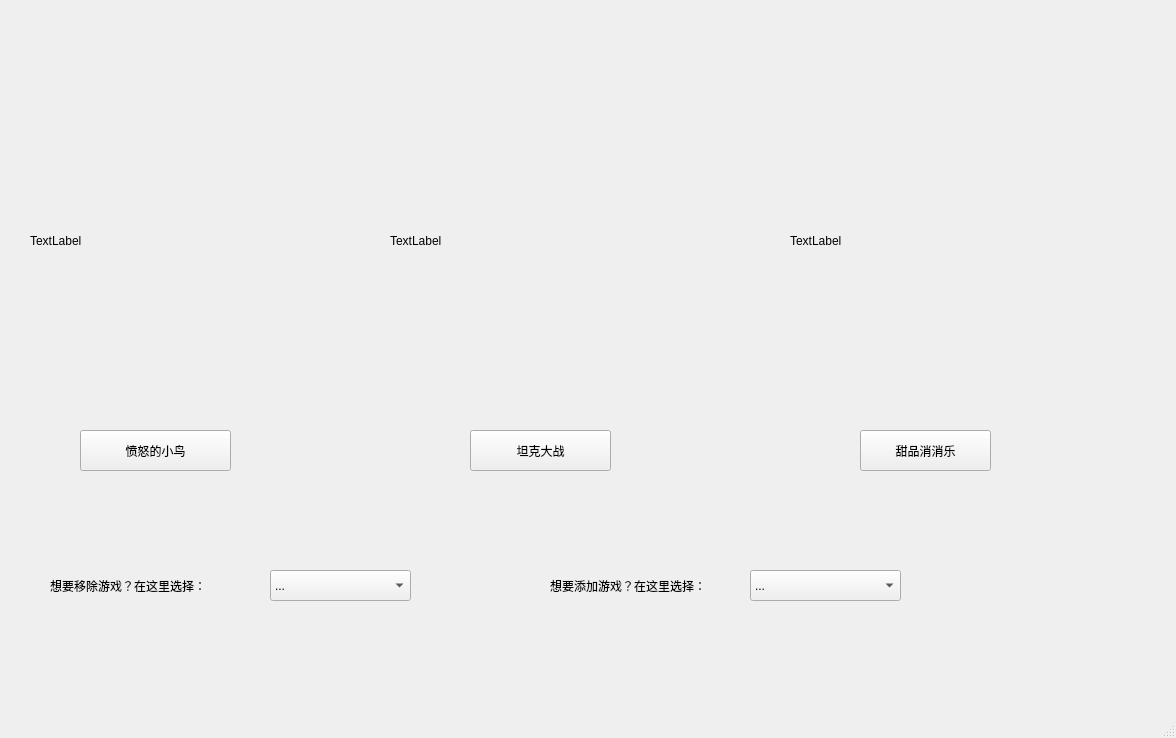
<?xml version="1.0" encoding="UTF-8"?>
<ui version="4.0">
 <class>MainWindow</class>
 <widget class="QMainWindow" name="MainWindow">
  <property name="geometry">
   <rect>
    <x>0</x>
    <y>0</y>
    <width>1176</width>
    <height>738</height>
   </rect>
  </property>
  <property name="windowTitle">
   <string>MainWindow</string>
  </property>
  <widget class="QWidget" name="centralwidget">
   <widget class="QLabel" name="label">
    <property name="geometry">
     <rect>
      <x>30</x>
      <y>90</y>
      <width>291</width>
      <height>301</height>
     </rect>
    </property>
    <property name="text">
     <string>TextLabel</string>
    </property>
   </widget>
   <widget class="QLabel" name="label_2">
    <property name="geometry">
     <rect>
      <x>390</x>
      <y>90</y>
      <width>301</width>
      <height>301</height>
     </rect>
    </property>
    <property name="text">
     <string>TextLabel</string>
    </property>
   </widget>
   <widget class="QLabel" name="label_3">
    <property name="geometry">
     <rect>
      <x>790</x>
      <y>90</y>
      <width>301</width>
      <height>301</height>
     </rect>
    </property>
    <property name="text">
     <string>TextLabel</string>
    </property>
   </widget>
   <widget class="QPushButton" name="pushButton">
    <property name="geometry">
     <rect>
      <x>80</x>
      <y>430</y>
      <width>151</width>
      <height>41</height>
     </rect>
    </property>
    <property name="text">
     <string>愤怒的小鸟</string>
    </property>
   </widget>
   <widget class="QPushButton" name="pushButton_2">
    <property name="geometry">
     <rect>
      <x>470</x>
      <y>430</y>
      <width>141</width>
      <height>41</height>
     </rect>
    </property>
    <property name="text">
     <string>坦克大战</string>
    </property>
   </widget>
   <widget class="QPushButton" name="pushButton_3">
    <property name="geometry">
     <rect>
      <x>860</x>
      <y>430</y>
      <width>131</width>
      <height>41</height>
     </rect>
    </property>
    <property name="text">
     <string>甜品消消乐</string>
    </property>
   </widget>
   <widget class="QComboBox" name="comboBox">
    <property name="geometry">
     <rect>
      <x>270</x>
      <y>570</y>
      <width>141</width>
      <height>31</height>
     </rect>
    </property>
    <item>
     <property name="text">
      <string>...</string>
     </property>
    </item>
    <item>
     <property name="text">
      <string>愤怒的小鸟</string>
     </property>
    </item>
    <item>
     <property name="text">
      <string>坦克大战</string>
     </property>
    </item>
    <item>
     <property name="text">
      <string>甜品消消乐</string>
     </property>
    </item>
   </widget>
   <widget class="QComboBox" name="comboBox_2">
    <property name="geometry">
     <rect>
      <x>750</x>
      <y>570</y>
      <width>151</width>
      <height>31</height>
     </rect>
    </property>
    <item>
     <property name="text">
      <string>...</string>
     </property>
    </item>
    <item>
     <property name="text">
      <string>愤怒的小鸟</string>
     </property>
    </item>
    <item>
     <property name="text">
      <string>坦克大战</string>
     </property>
    </item>
    <item>
     <property name="text">
      <string>甜品消消乐</string>
     </property>
    </item>
   </widget>
   <widget class="QLabel" name="label_4">
    <property name="geometry">
     <rect>
      <x>50</x>
      <y>560</y>
      <width>211</width>
      <height>51</height>
     </rect>
    </property>
    <property name="text">
     <string>想要移除游戏？在这里选择：</string>
    </property>
   </widget>
   <widget class="QLabel" name="label_5">
    <property name="geometry">
     <rect>
      <x>550</x>
      <y>560</y>
      <width>211</width>
      <height>51</height>
     </rect>
    </property>
    <property name="text">
     <string>想要添加游戏？在这里选择：</string>
    </property>
   </widget>
  </widget>
  <widget class="QMenuBar" name="menubar">
   <property name="geometry">
    <rect>
     <x>0</x>
     <y>0</y>
     <width>1176</width>
     <height>26</height>
    </rect>
   </property>
  </widget>
  <widget class="QStatusBar" name="statusbar"/>
 </widget>
 <resources/>
 <connections/>
</ui>
